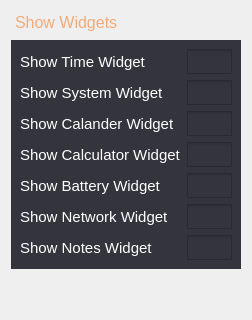
     <widget class="QWidget" name="pcoreaction">
      <layout class="QVBoxLayout" name="verticalLayout_6">
       <item>
        <widget class="QLabel" name="label_14">
         <property name="font">
          <font>
           <pointsize>12</pointsize>
           <weight>50</weight>
           <bold>false</bold>
          </font>
         </property>
         <property name="styleSheet">
          <string notr="true">QLabel{
color:#F3AB79 ;
padding: 2px 10px 2px 0px;
}
</string>
         </property>
         <property name="text">
          <string>Show Widgets</string>
         </property>
        </widget>
       </item>
       <item>
        <widget class="QFrame" name="showWB">
         <property name="styleSheet">
          <string notr="true">QWidget{
background-color: #34343C;
color: #ffffff;
}</string>
         </property>
         <layout class="QGridLayout" name="gridLayout_5">
          <item row="0" column="0">
           <widget class="QLabel" name="label_15">
            <property name="font">
             <font>
              <pointsize>11</pointsize>
              <weight>50</weight>
              <bold>false</bold>
             </font>
            </property>
            <property name="text">
             <string>Show Time Widget</string>
            </property>
           </widget>
          </item>
          <item row="0" column="1">
           <widget class="QCheckBox" name="isTime">
            <property name="maximumSize">
             <size>
              <width>45</width>
              <height>25</height>
             </size>
            </property>
            <property name="font">
             <font>
              <pointsize>11</pointsize>
             </font>
            </property>
            <property name="styleSheet">
             <string notr="true">QCheckBox::indicator {
    width: 45px;
    height: 25px;
}

QCheckBox::indicator:checked {
    image: url(:/icons/checkbox.svg);
}

QCheckBox::indicator:unchecked {
    image: url(:/icons/checkbox_not.svg);
}</string>
            </property>
            <property name="text">
             <string/>
            </property>
           </widget>
          </item>
          <item row="1" column="1">
           <widget class="QCheckBox" name="isSystem">
            <property name="maximumSize">
             <size>
              <width>45</width>
              <height>25</height>
             </size>
            </property>
            <property name="font">
             <font>
              <pointsize>11</pointsize>
             </font>
            </property>
            <property name="styleSheet">
             <string notr="true">QCheckBox::indicator {
    width: 45px;
    height: 25px;
}

QCheckBox::indicator:checked {
    image: url(:/icons/checkbox.svg);
}

QCheckBox::indicator:unchecked {
    image: url(:/icons/checkbox_not.svg);
}</string>
            </property>
            <property name="text">
             <string/>
            </property>
           </widget>
          </item>
          <item row="1" column="0">
           <widget class="QLabel" name="label_16">
            <property name="font">
             <font>
              <pointsize>11</pointsize>
              <weight>50</weight>
              <bold>false</bold>
             </font>
            </property>
            <property name="text">
             <string>Show System Widget</string>
            </property>
           </widget>
          </item>
          <item row="2" column="0">
           <widget class="QLabel" name="label_18">
            <property name="font">
             <font>
              <pointsize>11</pointsize>
              <weight>50</weight>
              <bold>false</bold>
             </font>
            </property>
            <property name="text">
             <string>Show Calander Widget</string>
            </property>
           </widget>
          </item>
          <item row="2" column="1">
           <widget class="QCheckBox" name="isCalander">
            <property name="maximumSize">
             <size>
              <width>45</width>
              <height>25</height>
             </size>
            </property>
            <property name="font">
             <font>
              <pointsize>11</pointsize>
             </font>
            </property>
            <property name="styleSheet">
             <string notr="true">QCheckBox::indicator {
    width: 45px;
    height: 25px;
}

QCheckBox::indicator:checked {
    image: url(:/icons/checkbox.svg);
}

QCheckBox::indicator:unchecked {
    image: url(:/icons/checkbox_not.svg);
}</string>
            </property>
            <property name="text">
             <string/>
            </property>
           </widget>
          </item>
          <item row="5" column="1">
           <widget class="QCheckBox" name="isCalculator">
            <property name="maximumSize">
             <size>
              <width>45</width>
              <height>25</height>
             </size>
            </property>
            <property name="font">
             <font>
              <pointsize>11</pointsize>
             </font>
            </property>
            <property name="styleSheet">
             <string notr="true">QCheckBox::indicator {
    width: 45px;
    height: 25px;
}

QCheckBox::indicator:checked {
    image: url(:/icons/checkbox.svg);
}

QCheckBox::indicator:unchecked {
    image: url(:/icons/checkbox_not.svg);
}</string>
            </property>
            <property name="text">
             <string/>
            </property>
           </widget>
          </item>
          <item row="5" column="0">
           <widget class="QLabel" name="label_19">
            <property name="font">
             <font>
              <pointsize>11</pointsize>
              <weight>50</weight>
              <bold>false</bold>
             </font>
            </property>
            <property name="text">
             <string>Show Calculator Widget</string>
            </property>
           </widget>
          </item>
          <item row="7" column="1">
           <widget class="QCheckBox" name="isBattery">
            <property name="maximumSize">
             <size>
              <width>45</width>
              <height>25</height>
             </size>
            </property>
            <property name="font">
             <font>
              <pointsize>11</pointsize>
             </font>
            </property>
            <property name="styleSheet">
             <string notr="true">QCheckBox::indicator {
    width: 45px;
    height: 25px;
}

QCheckBox::indicator:checked {
    image: url(:/icons/checkbox.svg);
}

QCheckBox::indicator:unchecked {
    image: url(:/icons/checkbox_not.svg);
}</string>
            </property>
            <property name="text">
             <string/>
            </property>
           </widget>
          </item>
          <item row="7" column="0">
           <widget class="QLabel" name="label_7">
            <property name="font">
             <font>
              <pointsize>11</pointsize>
              <weight>50</weight>
              <bold>false</bold>
             </font>
            </property>
            <property name="text">
             <string>Show Battery Widget</string>
            </property>
           </widget>
          </item>
          <item row="9" column="0">
           <widget class="QLabel" name="label_17">
            <property name="font">
             <font>
              <pointsize>11</pointsize>
              <weight>50</weight>
              <bold>false</bold>
             </font>
            </property>
            <property name="text">
             <string>Show Network Widget</string>
            </property>
           </widget>
          </item>
          <item row="9" column="1">
           <widget class="QCheckBox" name="isNetwork">
            <property name="maximumSize">
             <size>
              <width>45</width>
              <height>25</height>
             </size>
            </property>
            <property name="font">
             <font>
              <pointsize>11</pointsize>
             </font>
            </property>
            <property name="styleSheet">
             <string notr="true">QCheckBox::indicator {
    width: 45px;
    height: 25px;
}

QCheckBox::indicator:checked {
    image: url(:/icons/checkbox.svg);
}

QCheckBox::indicator:unchecked {
    image: url(:/icons/checkbox_not.svg);
}</string>
            </property>
            <property name="text">
             <string/>
            </property>
           </widget>
          </item>
          <item row="10" column="1">
           <widget class="QCheckBox" name="isNotes">
            <property name="maximumSize">
             <size>
              <width>45</width>
              <height>25</height>
             </size>
            </property>
            <property name="font">
             <font>
              <pointsize>11</pointsize>
             </font>
            </property>
            <property name="styleSheet">
             <string notr="true">QCheckBox::indicator {
    width: 45px;
    height: 25px;
}

QCheckBox::indicator:checked {
    image: url(:/icons/checkbox.svg);
}

QCheckBox::indicator:unchecked {
    image: url(:/icons/checkbox_not.svg);
}</string>
            </property>
            <property name="text">
             <string/>
            </property>
           </widget>
          </item>
          <item row="10" column="0">
           <widget class="QLabel" name="label_20">
            <property name="font">
             <font>
              <pointsize>11</pointsize>
              <weight>50</weight>
              <bold>false</bold>
             </font>
            </property>
            <property name="text">
             <string>Show Notes Widget</string>
            </property>
           </widget>
          </item>
         </layout>
        </widget>
       </item>
       <item>
        <spacer name="verticalSpacer_4">
         <property name="orientation">
          <enum>Qt::Vertical</enum>
         </property>
         <property name="sizeHint" stdset="0">
          <size>
           <width>20</width>
           <height>40</height>
          </size>
         </property>
        </spacer>
       </item>
      </layout>
     </widget>
